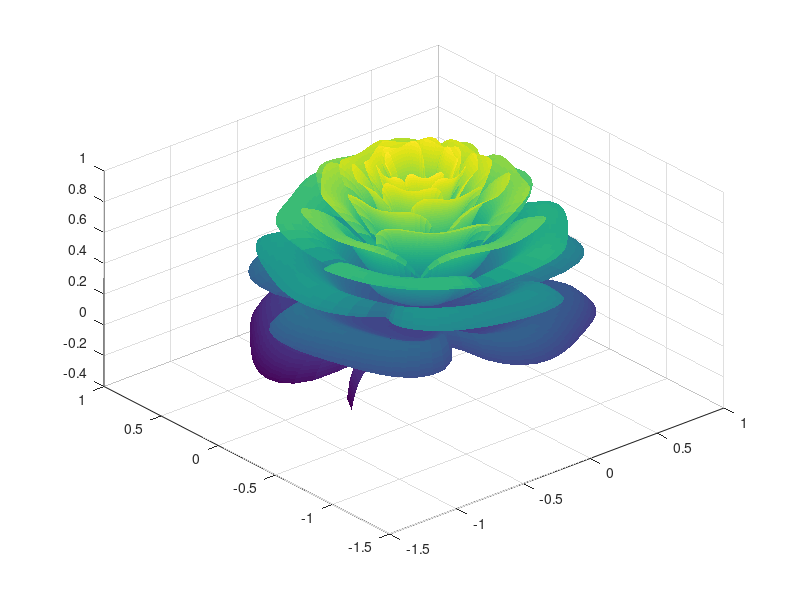

Here is the MATLAB script that generated this plot: (Note: this script raises an error after producing the figure.)
%Eduardo de Jesús Gasca Laguna
%Laboratorio de DSP
%Universidad de Guanajuato (DICIS - Salamanca)
%14/07/2021

n = 800;
A = 1.995653;
B = 1.27689;
C = 9;

r = linspace(0,1,n);
theta = linspace(-2,20*pi,n);
[R,THETA] = ndgrid(r,theta);

%Numero de petalos por ciclo
Npetalos = 3.6;

x = 1-(1/2)*((5/4)*(1-mod(Npetalos*THETA,2*pi)/pi).^2 - 1/4).^2;
phi = (pi/2)*exp(-THETA/(C*pi));
y = A*(R.^2).*(B*R-1).^2.*sin(phi);
R2 = x.*(R.*sin(phi)+y.*cos(phi));

X = R2.*sin(THETA);
Y = R2.*cos(THETA);
Z = x.*(R.*cos(phi) - y.*sin(phi));

%Color del mapeado
Rmap = linspace(1,0.25,10);
Rmap(:,2) = 0;
Rmap(:,3) = 0;

clf
surf(X,Y,Z,'LineStyle','none')
view([-40.50 42.00])
colormap(Rmap)